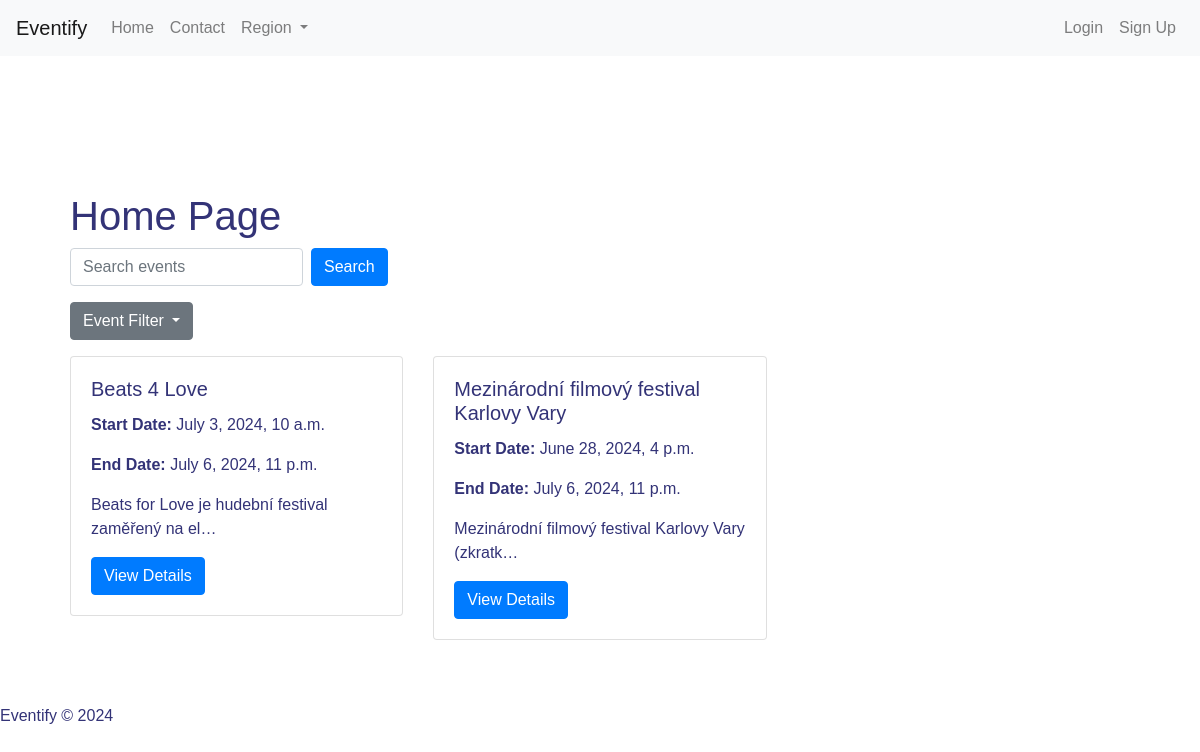
The app's page /events/past/, older data.
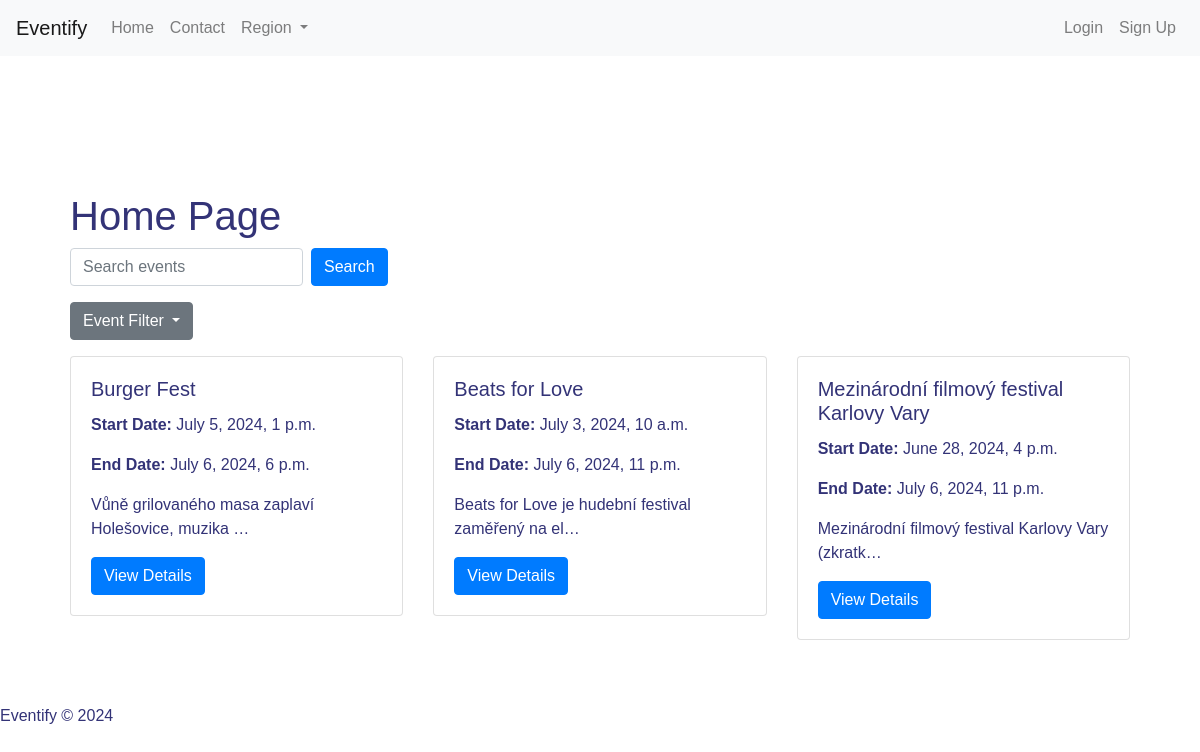
The same page, newer data.
### viewer/models.py (models this page shows, shortened)
class Event(models.Model):
    title = models.CharField(
        max_length=100,
    )
    start_date = models.DateTimeField()
    end_date = models.DateTimeField()
    description = models.TextField()
    created_by = models.ForeignKey(User, on_delete=models.CASCADE, related_name='events')
    type = models.CharField(max_length=50)
    price = models.DecimalField(max_digits=10, decimal_places=2)
    location = models.CharField(max_length=200, null=True, blank=True)
    region = models.CharField(max_length=40, choices=REGION_CHOICES, default='')

### viewer/views.py (the view)
# urls.py: path('events/<str:filter_type>/', views.filtered_events, name='filtered_events'),
def filtered_events(request, filter_type):
    today = timezone.now().date()
    if filter_type == 'past':
        events = Event.objects.filter(end_date__lt=today).order_by('-start_date')
    elif filter_type == 'ongoing':
        events = Event.objects.filter(start_date__lte=today, end_date__gte=today).order_by('-start_date')
    elif filter_type == 'future':
        events = Event.objects.filter(start_date__gt=today).order_by('start_date')
    else:
        events = Event.objects.all().order_by('-start_date')
    context = {
        'events': events,
    }
    return render(request, 'home.html', context)

### viewer/templates/home.html (shortened to what this page needs)
{% extends "viewer/base.html" %}
{% block content %}
<div class="container mt-5">
    <h1>Home Page</h1>
    <form action="{% url 'search_events' %}" method="get" class="form-inline mb-3">
        <div class="form-group mr-2">
            <input type="text" class="form-control" name="q" placeholder="Search events" value="{{ request.GET.q }}">
        </div>
        <button type="submit" class="btn btn-primary">Search</button>
    </form>
    <div class="dropdown mb-3">
        <button class="btn btn-secondary dropdown-toggle" type="button" id="eventFilterDropdown" data-toggle="dropdown" aria-haspopup="true" aria-expanded="false">
            Event Filter
        </button>
    </div>
    <div class="row">
        {% for event in events %}
        <div class="col-md-4 mb-4">
            <div class="card">
                <div class="card-body">
                    <h5 class="card-title">{{ event.title }}</h5>
                    <p class="card-text"><strong>Start Date:</strong> {{ event.start_date }}</p>
                    <p class="card-text"><strong>End Date:</strong> {{ event.end_date }}</p>
                    <p class="card-text">{{ event.description | truncatechars:50 }}</p>
                    <a href="{% url 'event_detail' event.id %}" class="btn btn-primary">View Details</a>
                </div>
            </div>
        </div>
        {% empty %}
        <p>No events available.</p>
        {% endfor %}
    </div>
</div>
{% endblock %}

Row changes from the older to the newer data that the page shows:
now on this page (row edited): Event: title "Burger Fest", start_date "July 5, 2024, 1 p.m.", end_date "July 6, 2024, 6 p.m.", description "Vůně grilovaného masa zaplaví Holešovice, muzika …"
changed Event "Beats for Love je hudební festival zaměřený na el…": title "Beats 4 Love" → "Beats for Love"
